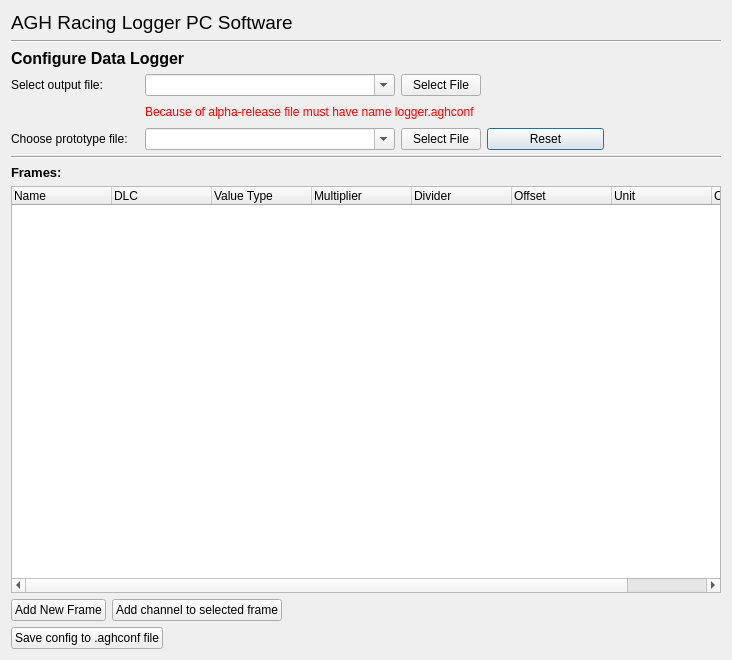
<?xml version="1.0" encoding="UTF-8"?>
<ui version="4.0">
 <class>ConfigureLoggerSDDialog</class>
 <widget class="QDialog" name="ConfigureLoggerSDDialog">
  <property name="geometry">
   <rect>
    <x>0</x>
    <y>0</y>
    <width>660</width>
    <height>660</height>
   </rect>
  </property>
  <property name="windowTitle">
   <string>Dialog</string>
  </property>
  <layout class="QVBoxLayout" name="verticalLayout">
   <item>
    <widget class="QLabel" name="mainTitleLabel">
     <property name="font">
      <font>
       <pointsize>14</pointsize>
      </font>
     </property>
     <property name="text">
      <string>AGH Racing Logger PC Software</string>
     </property>
    </widget>
   </item>
   <item>
    <widget class="Line" name="line">
     <property name="minimumSize">
      <size>
       <width>300</width>
       <height>0</height>
      </size>
     </property>
     <property name="orientation">
      <enum>Qt::Horizontal</enum>
     </property>
    </widget>
   </item>
   <item>
    <widget class="QLabel" name="downloadDataLabel">
     <property name="font">
      <font>
       <pointsize>12</pointsize>
       <weight>75</weight>
       <bold>true</bold>
      </font>
     </property>
     <property name="locale">
      <locale language="English" country="UnitedKingdom"/>
     </property>
     <property name="text">
      <string>Configure Data Logger</string>
     </property>
    </widget>
   </item>
   <item>
    <layout class="QGridLayout" name="gridLayout">
     <item row="0" column="3">
      <spacer name="horizontalSpacer_5">
       <property name="orientation">
        <enum>Qt::Horizontal</enum>
       </property>
       <property name="sizeHint" stdset="0">
        <size>
         <width>40</width>
         <height>20</height>
        </size>
       </property>
      </spacer>
     </item>
     <item row="1" column="4">
      <spacer name="horizontalSpacer_2">
       <property name="orientation">
        <enum>Qt::Horizontal</enum>
       </property>
       <property name="sizeHint" stdset="0">
        <size>
         <width>40</width>
         <height>20</height>
        </size>
       </property>
      </spacer>
     </item>
     <item row="2" column="3">
      <widget class="QPushButton" name="resetButton">
       <property name="text">
        <string>Reset</string>
       </property>
      </widget>
     </item>
     <item row="0" column="2">
      <widget class="QPushButton" name="selectOutputFileButton">
       <property name="text">
        <string>Select File</string>
       </property>
      </widget>
     </item>
     <item row="0" column="4">
      <spacer name="horizontalSpacer_6">
       <property name="orientation">
        <enum>Qt::Horizontal</enum>
       </property>
       <property name="sizeHint" stdset="0">
        <size>
         <width>40</width>
         <height>20</height>
        </size>
       </property>
      </spacer>
     </item>
     <item row="2" column="0">
      <widget class="QLabel" name="prototypeFileLabel">
       <property name="text">
        <string>Choose prototype file:</string>
       </property>
      </widget>
     </item>
     <item row="2" column="2">
      <widget class="QPushButton" name="selectPrototypeFileButton">
       <property name="text">
        <string>Select File</string>
       </property>
      </widget>
     </item>
     <item row="2" column="4">
      <spacer name="horizontalSpacer">
       <property name="orientation">
        <enum>Qt::Horizontal</enum>
       </property>
       <property name="sizeHint" stdset="0">
        <size>
         <width>40</width>
         <height>20</height>
        </size>
       </property>
      </spacer>
     </item>
     <item row="1" column="0">
      <spacer name="horizontalSpacer_3">
       <property name="orientation">
        <enum>Qt::Horizontal</enum>
       </property>
       <property name="sizeHint" stdset="0">
        <size>
         <width>128</width>
         <height>20</height>
        </size>
       </property>
      </spacer>
     </item>
     <item row="2" column="1">
      <widget class="QComboBox" name="prototypeFileComboBox">
       <property name="minimumSize">
        <size>
         <width>250</width>
         <height>0</height>
        </size>
       </property>
       <property name="editable">
        <bool>true</bool>
       </property>
      </widget>
     </item>
     <item row="0" column="1">
      <widget class="QComboBox" name="selectOutputFileComboBox">
       <property name="minimumSize">
        <size>
         <width>250</width>
         <height>0</height>
        </size>
       </property>
       <property name="editable">
        <bool>true</bool>
       </property>
      </widget>
     </item>
     <item row="1" column="1" colspan="3">
      <widget class="QLabel" name="warningLabel">
       <property name="text">
        <string>&lt;html&gt;&lt;head/&gt;&lt;body&gt;&lt;p&gt;&lt;span style=&quot; color:#ff0000;&quot;&gt;Because of alpha-release file must have name logger.aghconf&lt;/span&gt;&lt;/p&gt;&lt;/body&gt;&lt;/html&gt;</string>
       </property>
      </widget>
     </item>
     <item row="0" column="0">
      <widget class="QLabel" name="selectOutputFileLabel_3">
       <property name="text">
        <string>Select output file:</string>
       </property>
      </widget>
     </item>
    </layout>
   </item>
   <item>
    <widget class="Line" name="line_2">
     <property name="minimumSize">
      <size>
       <width>300</width>
       <height>0</height>
      </size>
     </property>
     <property name="orientation">
      <enum>Qt::Horizontal</enum>
     </property>
    </widget>
   </item>
   <item>
    <widget class="QLabel" name="framesLabel">
     <property name="font">
      <font>
       <pointsize>10</pointsize>
       <weight>75</weight>
       <bold>true</bold>
      </font>
     </property>
     <property name="locale">
      <locale language="English" country="UnitedKingdom"/>
     </property>
     <property name="text">
      <string>Frames:</string>
     </property>
    </widget>
   </item>
   <item>
    <widget class="QTreeWidget" name="framesTreeWidget">
     <property name="minimumSize">
      <size>
       <width>710</width>
       <height>400</height>
      </size>
     </property>
     <property name="contextMenuPolicy">
      <enum>Qt::CustomContextMenu</enum>
     </property>
     <attribute name="headerCascadingSectionResizes">
      <bool>false</bool>
     </attribute>
     <column>
      <property name="text">
       <string>Name</string>
      </property>
      <property name="textAlignment">
       <set>AlignLeading|AlignVCenter</set>
      </property>
     </column>
     <column>
      <property name="text">
       <string>DLC</string>
      </property>
     </column>
     <column>
      <property name="text">
       <string>Value Type</string>
      </property>
     </column>
     <column>
      <property name="text">
       <string>Multiplier</string>
      </property>
     </column>
     <column>
      <property name="text">
       <string>Divider</string>
      </property>
     </column>
     <column>
      <property name="text">
       <string>Offset</string>
      </property>
     </column>
     <column>
      <property name="text">
       <string>Unit</string>
      </property>
     </column>
     <column>
      <property name="text">
       <string>Comment</string>
      </property>
     </column>
    </widget>
   </item>
   <item>
    <layout class="QHBoxLayout" name="horizontalLayout">
     <item>
      <widget class="QPushButton" name="newFrameButton">
       <property name="text">
        <string>Add New Frame</string>
       </property>
      </widget>
     </item>
     <item>
      <widget class="QPushButton" name="addChannelButton">
       <property name="text">
        <string>Add channel to selected frame</string>
       </property>
      </widget>
     </item>
     <item>
      <spacer name="horizontalSpacer_12">
       <property name="orientation">
        <enum>Qt::Horizontal</enum>
       </property>
       <property name="sizeHint" stdset="0">
        <size>
         <width>195</width>
         <height>20</height>
        </size>
       </property>
      </spacer>
     </item>
    </layout>
   </item>
   <item>
    <layout class="QHBoxLayout" name="horizontalLayout_2">
     <item>
      <widget class="QPushButton" name="saveConfigButton">
       <property name="text">
        <string>Save config to .aghconf file</string>
       </property>
      </widget>
     </item>
     <item>
      <spacer name="horizontalSpacer_4">
       <property name="orientation">
        <enum>Qt::Horizontal</enum>
       </property>
       <property name="sizeHint" stdset="0">
        <size>
         <width>40</width>
         <height>20</height>
        </size>
       </property>
      </spacer>
     </item>
    </layout>
   </item>
  </layout>
  <action name="actionEdit">
   <property name="text">
    <string>Edit</string>
   </property>
   <property name="shortcut">
    <string>Ctrl+E</string>
   </property>
  </action>
  <action name="actionDelete">
   <property name="text">
    <string>Delete</string>
   </property>
   <property name="shortcut">
    <string>Del</string>
   </property>
  </action>
 </widget>
 <resources/>
 <connections/>
</ui>
